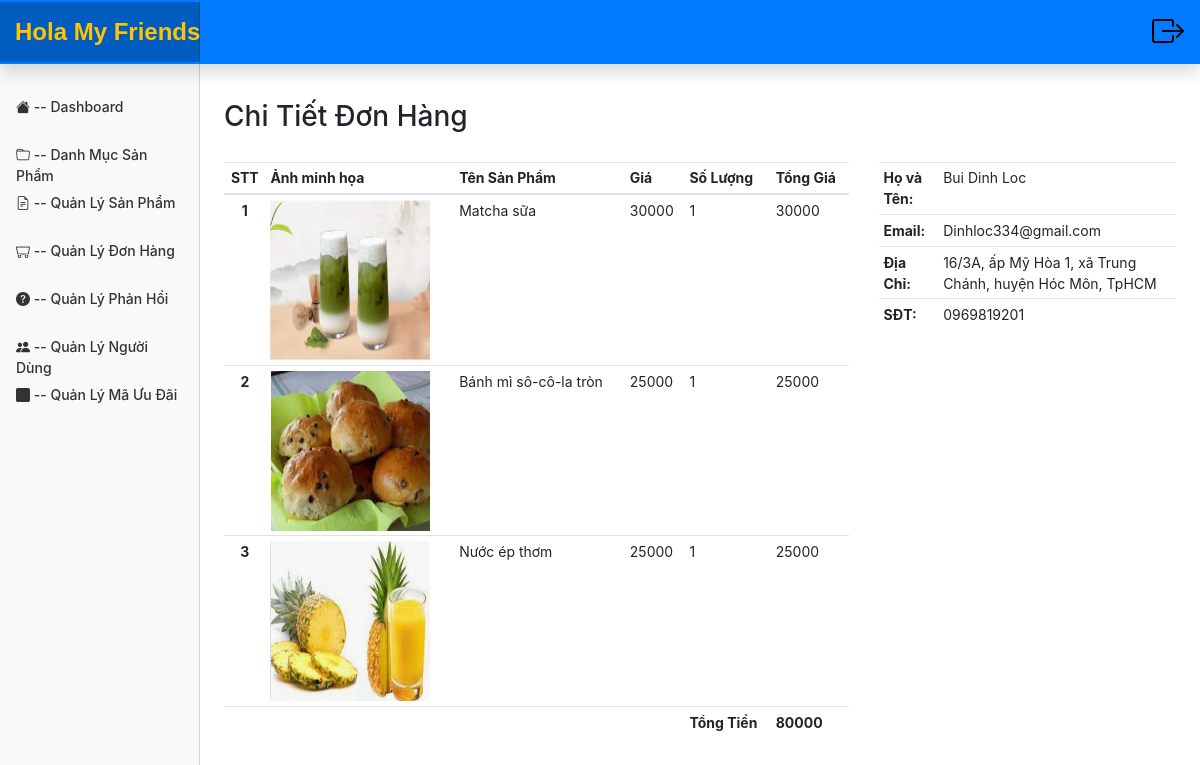
Screenshot of /admin/order/detail.php?id=1 (signed in) with the database file from the repository.
### tables this page shows
CREATE TABLE `order_details` (
  `id` int(11) NOT NULL,
  `order_id` int(11) DEFAULT NULL,
  `product_id` int(11) DEFAULT NULL,
  `price` int(11) DEFAULT NULL,
  `num` int(11) DEFAULT NULL,
  `total_money` int(11) DEFAULT NULL
);

CREATE TABLE `product` (
  `id` int(11) NOT NULL,
  `category_id` int(11) DEFAULT NULL,
  `title` varchar(350) DEFAULT NULL,
  `price` int(11) DEFAULT NULL,
  `discount` int(11) DEFAULT NULL,
  `thumbnail` varchar(500) DEFAULT NULL,
  `description` longtext DEFAULT NULL,
  `created_at` datetime DEFAULT NULL,
  `updated_at` datetime DEFAULT NULL,
  `deleted` int(11) DEFAULT NULL
);

CREATE TABLE `orders` (
  `id` int(11) NOT NULL,
  `user_id` int(11) DEFAULT NULL,
  `fullname` varchar(255) DEFAULT NULL,
  `email` varchar(255) DEFAULT NULL,
  `phone_number` varchar(20) DEFAULT NULL,
  `address` varchar(255) DEFAULT NULL,
  `note` varchar(500) DEFAULT NULL,
  `order_date` datetime DEFAULT NULL,
  `status` int(11) DEFAULT NULL,
  `total_money` int(11) DEFAULT NULL
);

### database/dbhelper.php (called while the page is built, shortened)
<?php
function executeResult($sql, $isSingle = false) {
	$data = null;
	$conn = mysqli_connect(HOST, USERNAME, PASSWORD, DATABASE);
	mysqli_set_charset($conn, 'utf8');
	$resultset = mysqli_query($conn, $sql);
	if($isSingle) {
		$data = mysqli_fetch_array($resultset, 1);
	} else {
		$data = [];
		while(($row = mysqli_fetch_array($resultset, 1)) != null) {
			$data[] = $row;
		}
	}
	return $data;
}

### utils/utility.php (called while the page is built, shortened)
<?php
function fixUrl($thumbnail, $rootPath = "../../") {
	if(stripos($thumbnail, 'http://') !== false || stripos($thumbnail, 'https://') !== false) {
	} else {
		$thumbnail = $rootPath.$thumbnail;
	}
	return $thumbnail;
}
?>

### admin/order/detail.php (the view, shortened to what this page needs)
<?php
	require_once('../layouts/header.php');
	$orderId = getGet('id');
	$sql = "select Order_Details.*, Product.title, Product.thumbnail from Order_Details left join Product on Product.id = Order_Details.product_id where Order_Details.order_id = $orderId";
	$data = executeResult($sql);
	$sql = "select * from Orders where id = $orderId";
	$orderItem = executeResult($sql, true);
?>
<div class="row" style="margin-top: 20px;">
	<div class="col-md-12">
		<h3>Chi Tiết Đơn Hàng</h3>
	</div>
	<div class="col-md-8 table-responsive">
		<table class="table table-sm table-hover" style="margin-top: 20px;">
			<thead>
				<tr>
					<th style="text-align: center">STT</th>
					<th>Ảnh minh họa</th>
					<th>Tên Sản Phẩm</th>
					<th>Giá</th>
					<th>Số Lượng</th>
					<th>Tổng Giá</th>
				</tr>
			</thead>
			<tbody>
<?php
	$index = 0;
	foreach($data as $item) {
		echo '<tr>
					<th style="text-align: center">'.(++$index).'</th>
					<td><img src="'.fixUrl($item['thumbnail']).'" style="height: 160px; width: 160px;"/></td>
					<td>'.$item['title'].'</td>
					<td>'.$item['price'].'</td>
					<td>'.$item['num'].'</td>
					<td>'.$item['total_money'].'</td>
				</tr>';
	}
?>
				<tr>
					<td></td>
					<td></td>
					<td></td>
					<td></td>
					<th>Tổng Tiền</th>
					<th><?=$orderItem['total_money']?></th>
				</tr>
			</tbody>
		</table>
	</div>
	<div class="col-md-4">
		<table class="table table-sm table-hover" style="margin-top: 20px;">
			<tr>
				<th>Họ và Tên: </th>
				<td><?=$orderItem['fullname']?></td>
			</tr>
			<tr>
				<th>Email: </th>
				<td><?=$orderItem['email']?></td>
			</tr>
			<tr>
				<th>Địa Chỉ: </th>
				<td><?=$orderItem['address']?></td>
			</tr>
			<tr>
				<th>SĐT: </th>
				<td><?=$orderItem['phone_number']?></td>
			</tr>
		</table>
	</div>
</div>
<?php
	require_once('../layouts/footer.php');
?>

### assets/css/dashboard.css (style rules this page uses)
html { font-size: 16px; }
body { margin-top: 32px; font-size: .875rem; }

### rows the page displays
order_details: product.thumbnail (picture), product.title "Matcha sữa", price "30000", num "1", total_money "30000"
order_details: product.thumbnail (picture), product.title "Bánh mì sô-cô-la tròn", price "25000", num "1", total_money "25000"
order_details: product.thumbnail (picture), product.title "Nước ép thơm", price "25000", num "1", total_money "25000"
orders: total_money "80000", fullname "Bui Dinh Loc", email "Dinhloc334@gmail.com", address "16/3A, ấp Mỹ Hòa 1, xã Trung Chánh, huyện Hóc Môn, TpHCM", phone_number "0969819201"
